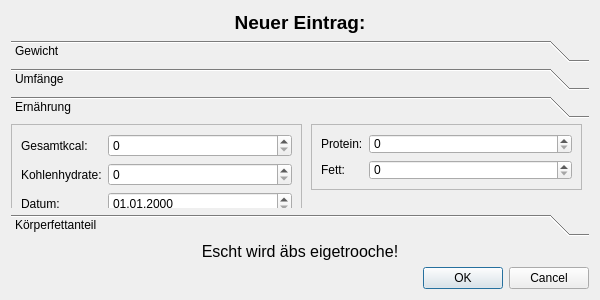
<?xml version="1.0" encoding="UTF-8"?>
<ui version="4.0">
 <class>EntryForm</class>
 <widget class="QDialog" name="EntryForm">
  <property name="geometry">
   <rect>
    <x>0</x>
    <y>0</y>
    <width>600</width>
    <height>300</height>
   </rect>
  </property>
  <property name="windowTitle">
   <string>Gewicht eintragen</string>
  </property>
  <property name="locale">
   <locale language="German" country="Germany"/>
  </property>
  <layout class="QVBoxLayout" name="verticalLayout">
   <item>
    <widget class="QLabel" name="label">
     <property name="text">
      <string>&lt;html&gt;&lt;head/&gt;&lt;body&gt;&lt;p align=&quot;center&quot;&gt;&lt;span style=&quot; font-size:14pt; font-weight:600;&quot;&gt;Neuer Eintrag:&lt;/span&gt;&lt;/p&gt;&lt;/body&gt;&lt;/html&gt;</string>
     </property>
    </widget>
   </item>
   <item>
    <widget class="QToolBox" name="toolBox">
     <property name="locale">
      <locale language="German" country="Germany"/>
     </property>
     <property name="currentIndex">
      <number>2</number>
     </property>
     <property name="tabSpacing">
      <number>6</number>
     </property>
     <widget class="QWidget" name="Gewicht">
      <property name="geometry">
       <rect>
        <x>0</x>
        <y>0</y>
        <width>582</width>
        <height>91</height>
       </rect>
      </property>
      <attribute name="label">
       <string>Gewicht</string>
      </attribute>
      <layout class="QFormLayout" name="formLayout">
       <item row="0" column="1">
        <widget class="QDoubleSpinBox" name="gewicht">
         <property name="decimals">
          <number>1</number>
         </property>
         <property name="singleStep">
          <double>0.100000000000000</double>
         </property>
        </widget>
       </item>
       <item row="0" column="0">
        <widget class="QLabel" name="label_2">
         <property name="text">
          <string>Gewicht:</string>
         </property>
        </widget>
       </item>
       <item row="1" column="0">
        <widget class="QLabel" name="label_3">
         <property name="text">
          <string>Datum: </string>
         </property>
        </widget>
       </item>
       <item row="1" column="1">
        <widget class="QDateEdit" name="datumGewicht">
         <property name="displayFormat">
          <string>dd.MM.yyyy</string>
         </property>
         <property name="date">
          <date>
           <year>2000</year>
           <month>1</month>
           <day>4</day>
          </date>
         </property>
        </widget>
       </item>
      </layout>
     </widget>
     <widget class="QWidget" name="Umfaenge">
      <property name="geometry">
       <rect>
        <x>0</x>
        <y>0</y>
        <width>582</width>
        <height>91</height>
       </rect>
      </property>
      <attribute name="label">
       <string>Umfänge</string>
      </attribute>
      <widget class="QWidget" name="widget" native="true">
       <property name="geometry">
        <rect>
         <x>10</x>
         <y>0</y>
         <width>511</width>
         <height>111</height>
        </rect>
       </property>
       <layout class="QGridLayout" name="gridLayout_2">
        <item row="0" column="0">
         <widget class="QFrame" name="frame">
          <property name="frameShape">
           <enum>QFrame::StyledPanel</enum>
          </property>
          <property name="frameShadow">
           <enum>QFrame::Raised</enum>
          </property>
          <layout class="QFormLayout" name="formLayout_3">
           <item row="0" column="0">
            <widget class="QLabel" name="label_4">
             <property name="text">
              <string>Oberschenkel:</string>
             </property>
            </widget>
           </item>
           <item row="0" column="1">
            <widget class="QDoubleSpinBox" name="oberschenkel">
             <property name="decimals">
              <number>1</number>
             </property>
             <property name="singleStep">
              <double>0.100000000000000</double>
             </property>
            </widget>
           </item>
           <item row="1" column="0">
            <widget class="QLabel" name="label_5">
             <property name="text">
              <string>Bauch:</string>
             </property>
            </widget>
           </item>
           <item row="1" column="1">
            <widget class="QDoubleSpinBox" name="bauch">
             <property name="decimals">
              <number>1</number>
             </property>
             <property name="singleStep">
              <double>0.100000000000000</double>
             </property>
            </widget>
           </item>
           <item row="2" column="0">
            <widget class="QLabel" name="label_6">
             <property name="text">
              <string>Hüfte:</string>
             </property>
            </widget>
           </item>
           <item row="2" column="1">
            <widget class="QDoubleSpinBox" name="huefte">
             <property name="decimals">
              <number>1</number>
             </property>
            </widget>
           </item>
          </layout>
         </widget>
        </item>
        <item row="0" column="1">
         <widget class="QFrame" name="frame_2">
          <property name="frameShape">
           <enum>QFrame::StyledPanel</enum>
          </property>
          <property name="frameShadow">
           <enum>QFrame::Raised</enum>
          </property>
          <layout class="QFormLayout" name="formLayout_4">
           <item row="1" column="0">
            <widget class="QLabel" name="label_7">
             <property name="text">
              <string>Brust:</string>
             </property>
            </widget>
           </item>
           <item row="1" column="1">
            <widget class="QDoubleSpinBox" name="brust">
             <property name="decimals">
              <number>1</number>
             </property>
             <property name="singleStep">
              <double>0.100000000000000</double>
             </property>
            </widget>
           </item>
           <item row="0" column="0">
            <widget class="QLabel" name="label_13">
             <property name="text">
              <string>Bizeps:</string>
             </property>
            </widget>
           </item>
           <item row="0" column="1">
            <widget class="QDoubleSpinBox" name="bizeps">
             <property name="decimals">
              <number>1</number>
             </property>
             <property name="singleStep">
              <double>0.100000000000000</double>
             </property>
            </widget>
           </item>
           <item row="2" column="0">
            <widget class="QLabel" name="label_16">
             <property name="text">
              <string>Datum:</string>
             </property>
            </widget>
           </item>
           <item row="2" column="1">
            <widget class="QDateEdit" name="datumUmfaenge">
             <property name="displayFormat">
              <string>dd.MM.yyyy</string>
             </property>
            </widget>
           </item>
          </layout>
         </widget>
        </item>
       </layout>
      </widget>
     </widget>
     <widget class="QWidget" name="Ernaehrung">
      <property name="geometry">
       <rect>
        <x>0</x>
        <y>0</y>
        <width>582</width>
        <height>91</height>
       </rect>
      </property>
      <attribute name="label">
       <string>Ernährung</string>
      </attribute>
      <widget class="QFrame" name="frame_3">
       <property name="geometry">
        <rect>
         <x>300</x>
         <y>0</y>
         <width>271</width>
         <height>66</height>
        </rect>
       </property>
       <property name="frameShape">
        <enum>QFrame::StyledPanel</enum>
       </property>
       <property name="frameShadow">
        <enum>QFrame::Raised</enum>
       </property>
       <layout class="QFormLayout" name="formLayout_2">
        <item row="0" column="0">
         <widget class="QLabel" name="label_10">
          <property name="text">
           <string>Protein:</string>
          </property>
         </widget>
        </item>
        <item row="0" column="1">
         <widget class="QSpinBox" name="protein">
          <property name="maximum">
           <number>999</number>
          </property>
         </widget>
        </item>
        <item row="1" column="0">
         <widget class="QLabel" name="label_11">
          <property name="text">
           <string>Fett:</string>
          </property>
         </widget>
        </item>
        <item row="1" column="1">
         <widget class="QSpinBox" name="fett">
          <property name="maximum">
           <number>999</number>
          </property>
         </widget>
        </item>
       </layout>
      </widget>
      <widget class="QFrame" name="frame_4">
       <property name="geometry">
        <rect>
         <x>0</x>
         <y>0</y>
         <width>291</width>
         <height>111</height>
        </rect>
       </property>
       <property name="frameShape">
        <enum>QFrame::StyledPanel</enum>
       </property>
       <property name="frameShadow">
        <enum>QFrame::Raised</enum>
       </property>
       <layout class="QFormLayout" name="formLayout_5">
        <item row="0" column="0">
         <widget class="QLabel" name="label_8">
          <property name="text">
           <string>Gesamtkcal:</string>
          </property>
         </widget>
        </item>
        <item row="2" column="0">
         <widget class="QLabel" name="label_15">
          <property name="text">
           <string>Datum:</string>
          </property>
         </widget>
        </item>
        <item row="0" column="1">
         <widget class="QSpinBox" name="gesamtKcal">
          <property name="maximum">
           <number>9999</number>
          </property>
         </widget>
        </item>
        <item row="1" column="0">
         <widget class="QLabel" name="label_9">
          <property name="text">
           <string>Kohlenhydrate:</string>
          </property>
         </widget>
        </item>
        <item row="1" column="1">
         <widget class="QSpinBox" name="kohlenhydrate">
          <property name="maximum">
           <number>999</number>
          </property>
         </widget>
        </item>
        <item row="2" column="1">
         <widget class="QDateEdit" name="datumErnaehrung">
          <property name="displayFormat">
           <string>dd.MM.yyyy</string>
          </property>
         </widget>
        </item>
       </layout>
      </widget>
     </widget>
     <widget class="QWidget" name="Koerperfettanteil">
      <property name="geometry">
       <rect>
        <x>0</x>
        <y>0</y>
        <width>582</width>
        <height>91</height>
       </rect>
      </property>
      <attribute name="label">
       <string>Körperfettanteil</string>
      </attribute>
      <widget class="QFrame" name="frame_5">
       <property name="geometry">
        <rect>
         <x>0</x>
         <y>0</y>
         <width>581</width>
         <height>81</height>
        </rect>
       </property>
       <property name="frameShape">
        <enum>QFrame::StyledPanel</enum>
       </property>
       <property name="frameShadow">
        <enum>QFrame::Raised</enum>
       </property>
       <layout class="QFormLayout" name="formLayout_6">
        <item row="0" column="0">
         <widget class="QLabel" name="label_12">
          <property name="text">
           <string>KFA:</string>
          </property>
         </widget>
        </item>
        <item row="0" column="1">
         <widget class="QDoubleSpinBox" name="kfa">
          <property name="decimals">
           <number>1</number>
          </property>
          <property name="singleStep">
           <double>0.100000000000000</double>
          </property>
         </widget>
        </item>
        <item row="1" column="0">
         <widget class="QLabel" name="label_14">
          <property name="text">
           <string>Datum:</string>
          </property>
         </widget>
        </item>
        <item row="1" column="1">
         <widget class="QDateEdit" name="datumKFA">
          <property name="displayFormat">
           <string>dd.MM.yyyy</string>
          </property>
         </widget>
        </item>
       </layout>
      </widget>
     </widget>
    </widget>
   </item>
   <item>
    <widget class="QLabel" name="lustigLol">
     <property name="text">
      <string>&lt;html&gt;&lt;head/&gt;&lt;body&gt;&lt;p align=&quot;center&quot;&gt;&lt;span style=&quot; font-size:12pt;&quot;&gt;Escht wird äbs eigetrooche!&lt;/span&gt;&lt;/p&gt;&lt;/body&gt;&lt;/html&gt;</string>
     </property>
     <property name="textFormat">
      <enum>Qt::RichText</enum>
     </property>
    </widget>
   </item>
   <item>
    <widget class="QDialogButtonBox" name="buttonBox">
     <property name="orientation">
      <enum>Qt::Horizontal</enum>
     </property>
     <property name="standardButtons">
      <set>QDialogButtonBox::Cancel|QDialogButtonBox::Ok</set>
     </property>
    </widget>
   </item>
  </layout>
 </widget>
 <resources/>
 <connections>
  <connection>
   <sender>buttonBox</sender>
   <signal>rejected()</signal>
   <receiver>EntryForm</receiver>
   <slot>reject()</slot>
   <hints>
    <hint type="sourcelabel">
     <x>316</x>
     <y>260</y>
    </hint>
    <hint type="destinationlabel">
     <x>286</x>
     <y>274</y>
    </hint>
   </hints>
  </connection>
 </connections>
</ui>
